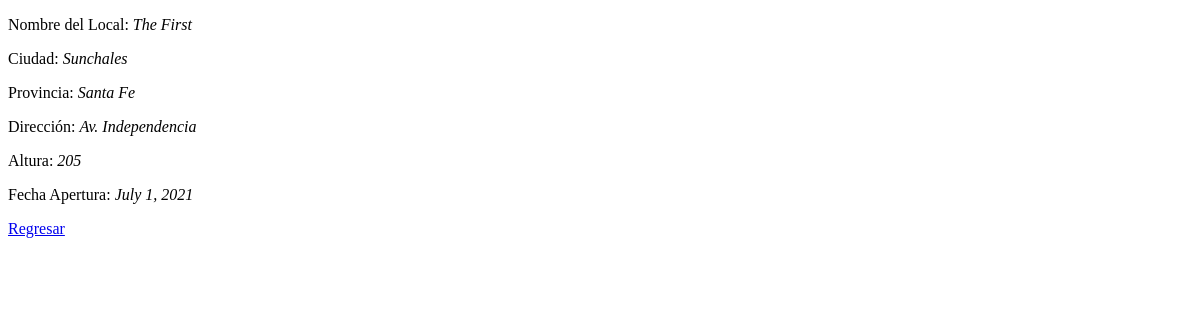
The app's page /AppMrBlack/local/detail4, older data.
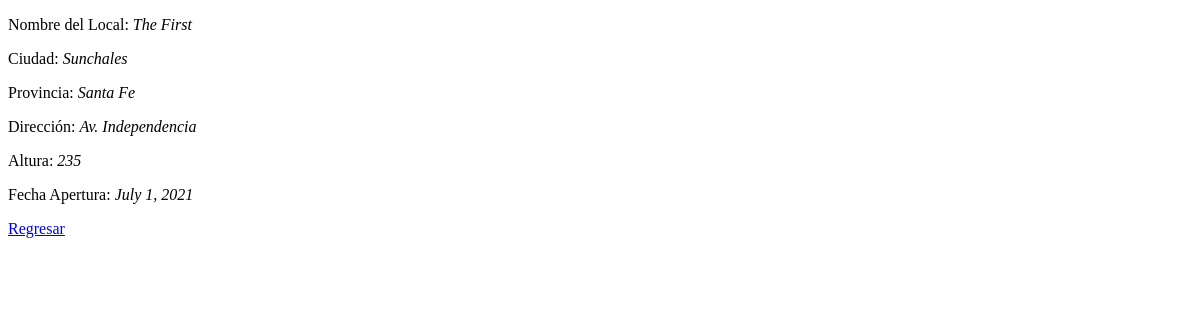
The same page, newer data.
### AppMrBlack/models.py (models this page shows, shortened)
class Locales(models.Model):
    nombrelocal = models.CharField('nombrelocal',max_length=45)
    ciudad = models.CharField('ciudad',max_length=45)
    provincia = models.CharField('provincia',max_length=45)
    direccion = models.CharField('direccion',max_length=45)
    altura = models.IntegerField()
    fechaapertura = models.DateField('fechaapertura')

### AppMrBlack/views.py (the view)
# urls.py: path('local/detail<pk>',views.LocalDetalle.as_view(),name='DetailLocal'),
class LocalDetalle(DetailView):
     model = Locales
     template_name = "local_detalle.html"

### AppMrBlack/templates/local_detalle.html (shortened to what this page needs)
<!DOCTYPE html>
<html lang="en">
<head>
</head>
<body>
    <p>Nombre del Local: <i>{{ locales.nombrelocal}}</i></p>
    <p>Ciudad: <i>{{ locales.ciudad }}</i></p>
    <p>Provincia: <i>{{ locales.provincia }}</i></p>
    <p>Dirección: <i>{{ locales.direccion }}</i></p>
    <p>Altura: <i>{{ locales.altura }}</i></p>
    <p>Fecha Apertura: <i>{{ locales.fechaapertura }}</i></p>
        <a href="{% url 'ListLocal' %}">Regresar</a>
</body>
</html>

Row changes from the older to the newer data that the page shows:
changed Locales "The First": altura "205" → "235"
